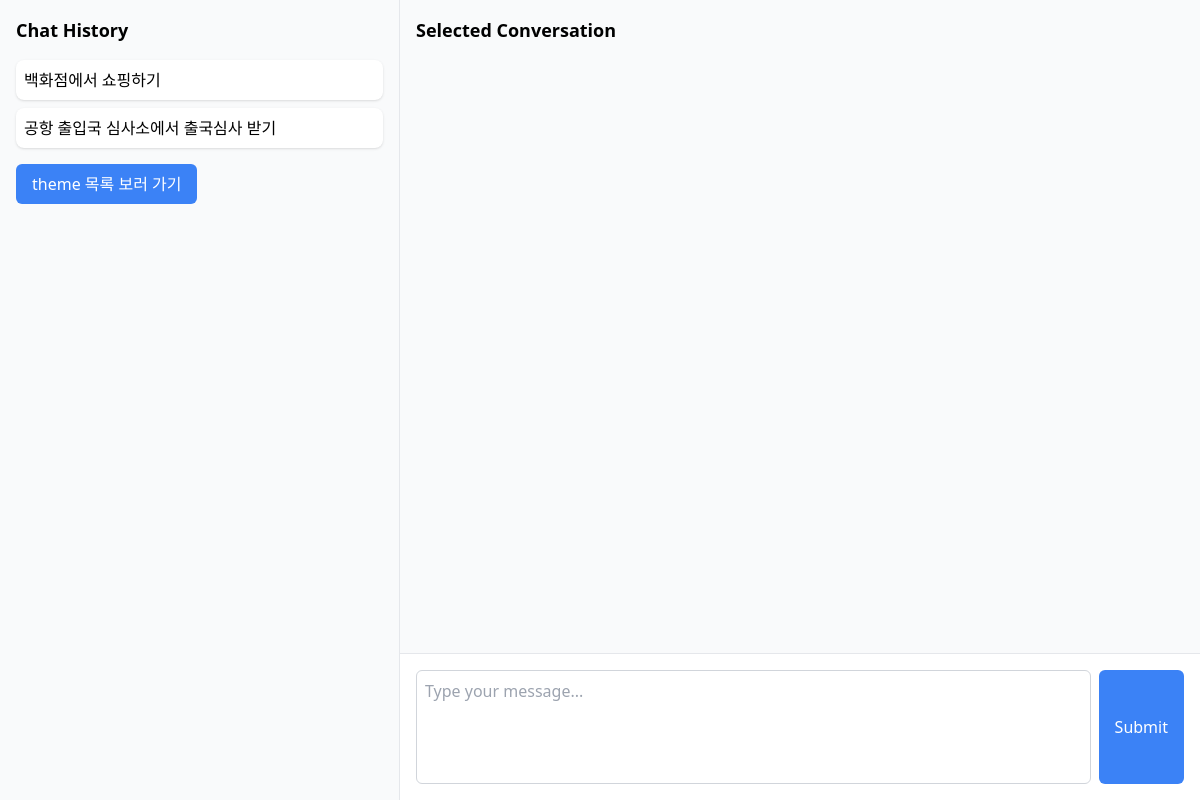
Before: /ktalk/init/ with the older database file.
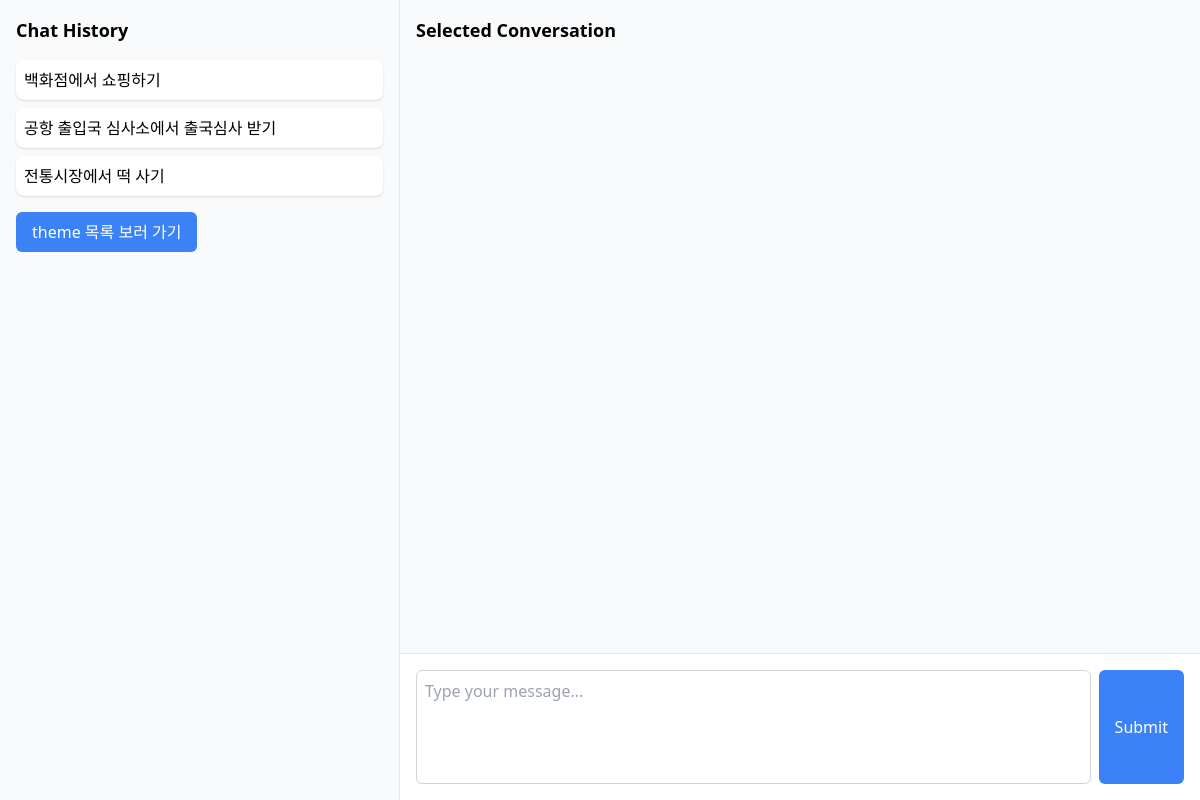
After: the same page with the newer database file.
### ktalk/models.py (models this page shows)
class ThemeTest(models.Model):
    name = models.CharField(max_length=100)
    inittext = models.TextField()
    assistantrole = models.TextField()

### ktalk/views.py (the view, shortened to what this page needs)
# urls.py: path('init/', views.index, name='index'),
def index(request, theme_id=None):
    themelist = ThemeTest.objects.all().order_by('id')
    theme = None
    conversations = []
    context = {
        'themelist': themelist,
        'theme': theme,
        'conversations': conversations,
    }
    return render(request, 'ktalk/new_index.html', context)

### templates/ktalk/new_index.html (shortened to what this page needs)
<!DOCTYPE html>
<html lang="en">
<head>
    <script src="https://cdn.tailwindcss.com"></script>
    <link rel="stylesheet" href="/static/ktalk/style.css">
</head>
<body class="bg-gray-50">
    <div class="flex h-screen">
        <div class="w-1/3 p-4 border-r border-gray-200 overflow-y-auto">
            <h2 class="text-lg font-semibold mb-4">Chat History</h2>
            <div class="space-y-2">
                {% for theme in themelist %}
                <div class="theme-item p-2 bg-white rounded-lg shadow cursor-pointer">
                    <a href="{% url 'ktalk:index_with_theme' theme.id %}">{{ theme.name }}</a>
                </div>
                {% endfor %}
            </div>
            <div>
                <button class="mt-4 px-4 py-2 bg-blue-500 text-white rounded-md hover:bg-blue-600 transition"><a href="{% url 'ktalk:theme' %}">theme 목록 보러 가기</a></button>
            </div>
        </div>
        <div class="w-2/3 p-4">
            <h2 class="text-lg font-semibold mb-4">Selected Conversation</h2>
            <div class="input-area fixed bottom-0 left-1/3 right-0 p-4 bg-white border-t border-gray-200">
                <form method="post" class="flex gap-2">
                    <textarea name="message" rows="4" placeholder="Type your message..." class="fixed-size-textarea flex-1 p-2 border border-gray-300 rounded-md" style="resize: none;"></textarea>
                    <button type="submit" class="submit-button px-4 py-2 bg-blue-500 text-white rounded-md hover:bg-blue-600 transition">Submit</button>
                </form>
            </div>
        </div>
    </div>
</body>
</html>

Changed rows visible on the page:
added ThemeTest: name "전통시장에서 떡 사기"
